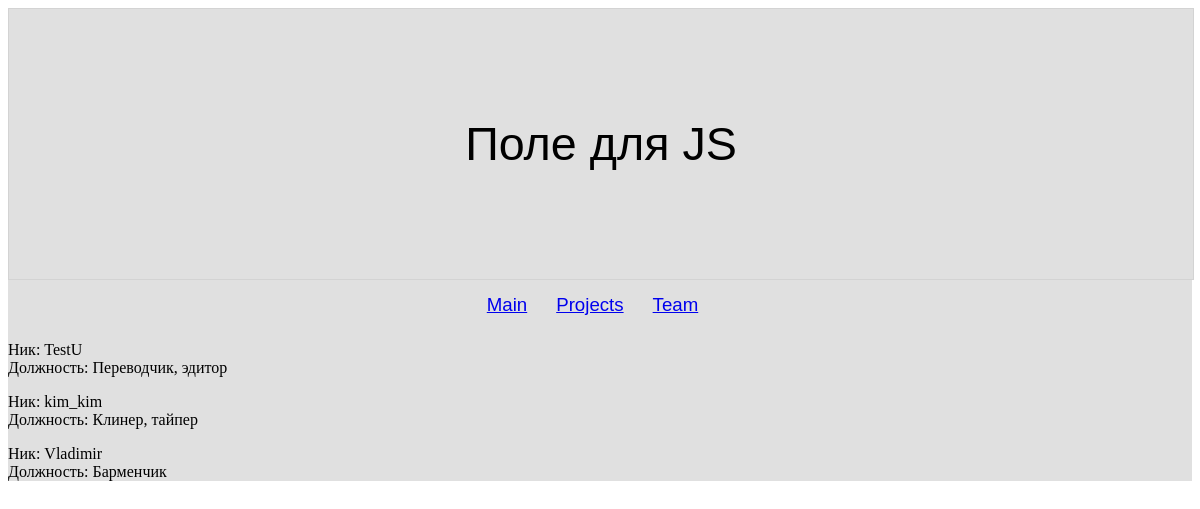
The app's page /team with its own data.
### mainpage/models.py (models this page shows, shortened)
class User(Model):
    name = CharField(max_length=50)
    staff_position = CharField(max_length=100, default="")
    image = ImageField('Avatar', upload_to='user_images', null=True)
    email = CharField(max_length=120)
    password = CharField(max_length=60)

### mainpage/views.py (the view)
# urls.py: path('team', Team.as_view(), name='team'),
class Team(View):
    @staticmethod
    def get(request):
        users = User.objects.all()
        context = {"users": users}
        return render(request, "mainpage/team.html", context)

### mainpage/templates/mainpage/team.html
{% extends "base.html" %}
{% block content %}
    {% for user in users %}
    <p>
        Ник: {{ user.name }}<br>
        Должность: {{ user.staff_position }}
    </p>
    {% endfor %}
{% endblock content %}

### records on screen
User: name "TestU", staff_position "Переводчик, эдитор"
User: name "kim_kim", staff_position "Клинер, тайпер"
User: name "Vladimir", staff_position "Барменчик"
